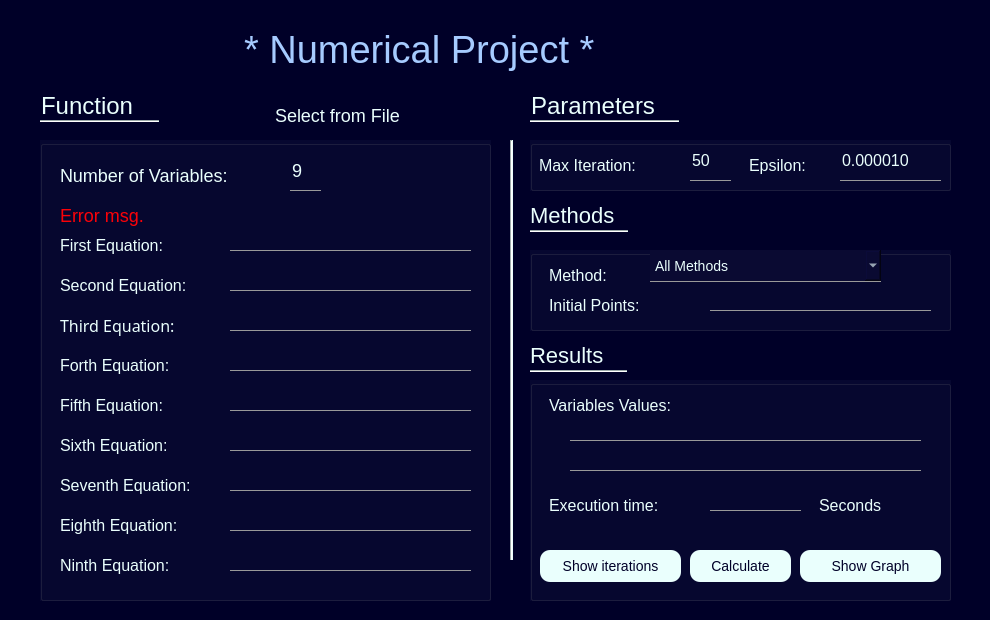
<?xml version="1.0" encoding="UTF-8"?>
<ui version="4.0">
 <class>MainWindow</class>
 <widget class="QMainWindow" name="MainWindow">
  <property name="geometry">
   <rect>
    <x>0</x>
    <y>0</y>
    <width>990</width>
    <height>620</height>
   </rect>
  </property>
  <property name="windowTitle">
   <string>MainWindow</string>
  </property>
  <property name="autoFillBackground">
   <bool>false</bool>
  </property>
  <property name="styleSheet">
   <string notr="true">background-color: rgb(0, 0, 40)</string>
  </property>
  <widget class="QWidget" name="centralWidget">
   <widget class="QLabel" name="label">
    <property name="geometry">
     <rect>
      <x>230</x>
      <y>20</y>
      <width>501</width>
      <height>60</height>
     </rect>
    </property>
    <property name="styleSheet">
     <string notr="true">background: transparent;
color: rgb(166, 203, 255);
margin: 5px;
font-size: 38px;
font-family: &quot;Lucida Console&quot;, &quot;Courier New&quot;, monospace;
</string>
    </property>
    <property name="text">
     <string>* Numerical Project *</string>
    </property>
   </widget>
   <widget class="QLabel" name="label_2">
    <property name="geometry">
     <rect>
      <x>30</x>
      <y>90</y>
      <width>131</width>
      <height>31</height>
     </rect>
    </property>
    <property name="styleSheet">
     <string notr="true">background: transparent;
color: rgb(234, 255, 253);
margin: 5px;
font-size: 24px;
font-family: &quot;Lucida Console&quot;, &quot;Courier New&quot;, monospace;
color: rgb(234, 255, 253);</string>
    </property>
    <property name="text">
     <string>Function</string>
    </property>
   </widget>
   <widget class="QCheckBox" name="checkBox">
    <property name="geometry">
     <rect>
      <x>250</x>
      <y>100</y>
      <width>211</width>
      <height>31</height>
     </rect>
    </property>
    <property name="styleSheet">
     <string notr="true">outline: none;
background: transparent;
color: rgb(234, 255, 253);
margin: 5px;
font-size: 18px;
font-family: &quot;Lucida Console&quot;, &quot;Courier New&quot;, monospace;</string>
    </property>
    <property name="text">
     <string>Select from File</string>
    </property>
   </widget>
   <widget class="Line" name="line">
    <property name="geometry">
     <rect>
      <x>40</x>
      <y>120</y>
      <width>119</width>
      <height>2</height>
     </rect>
    </property>
    <property name="styleSheet">
     <string notr="true">background-color:  rgb(234, 255, 253);</string>
    </property>
    <property name="orientation">
     <enum>Qt::Horizontal</enum>
    </property>
   </widget>
   <widget class="QGroupBox" name="groupBox">
    <property name="geometry">
     <rect>
      <x>40</x>
      <y>140</y>
      <width>451</width>
      <height>461</height>
     </rect>
    </property>
    <property name="styleSheet">
     <string notr="true">background-color: rgba(152, 189, 255, 10);</string>
    </property>
    <property name="title">
     <string/>
    </property>
    <widget class="QLabel" name="label_4">
     <property name="geometry">
      <rect>
       <x>20</x>
       <y>20</y>
       <width>221</width>
       <height>31</height>
      </rect>
     </property>
     <property name="styleSheet">
      <string notr="true">background: transparent;
color: rgb(234, 255, 253);
font-size: 18px;
font-family: &quot;Lucida Console&quot;, &quot;Courier New&quot;, monospace;</string>
     </property>
     <property name="text">
      <string>Number of Variables:</string>
     </property>
    </widget>
    <widget class="QSpinBox" name="nbOfVariables">
     <property name="geometry">
      <rect>
       <x>250</x>
       <y>10</y>
       <width>31</width>
       <height>41</height>
      </rect>
     </property>
     <property name="styleSheet">
      <string notr="true">border: 0;
border-bottom: 1px solid #999;;
background: transparent;
font-size: 18px;
font-family: &quot;Lucida Console&quot;, &quot;Courier New&quot;, monospace;
color: rgb(234, 255, 253);
text-align: center;
</string>
     </property>
     <property name="minimum">
      <number>2</number>
     </property>
     <property name="maximum">
      <number>9</number>
     </property>
     <property name="value">
      <number>9</number>
     </property>
    </widget>
    <widget class="QLabel" name="errorMsg">
     <property name="geometry">
      <rect>
       <x>20</x>
       <y>60</y>
       <width>411</width>
       <height>31</height>
      </rect>
     </property>
     <property name="styleSheet">
      <string notr="true">background: transparent;
color:rgb(252, 1, 7);
font-size: 18px;
font-family: &quot;Lucida Console&quot;, &quot;Courier New&quot;, monospace;</string>
     </property>
     <property name="text">
      <string>Error msg.</string>
     </property>
    </widget>
    <widget class="QLabel" name="labelEqu1">
     <property name="geometry">
      <rect>
       <x>20</x>
       <y>90</y>
       <width>151</width>
       <height>31</height>
      </rect>
     </property>
     <property name="styleSheet">
      <string notr="true">background: transparent;
color: rgb(234, 255, 253);
font-size: 16px;
font-family: &quot;Lucida Console&quot;, &quot;Courier New&quot;, monospace;</string>
     </property>
     <property name="text">
      <string>First Equation:</string>
     </property>
    </widget>
    <widget class="QLineEdit" name="lineEditEQ1">
     <property name="geometry">
      <rect>
       <x>190</x>
       <y>90</y>
       <width>241</width>
       <height>21</height>
      </rect>
     </property>
     <property name="styleSheet">
      <string notr="true">border: 0;
border-bottom: 1px solid #999;
background: transparent;
font-size: 12px;
font-family: &quot;Lucida Console&quot;, &quot;Courier New&quot;, monospace;
color: rgb(234, 255, 253);</string>
     </property>
     <property name="text">
      <string/>
     </property>
    </widget>
    <widget class="QLabel" name="labelEqu2">
     <property name="geometry">
      <rect>
       <x>20</x>
       <y>130</y>
       <width>161</width>
       <height>31</height>
      </rect>
     </property>
     <property name="styleSheet">
      <string notr="true">background: transparent;
color: rgb(234, 255, 253);
font-size: 16px;
font-family: &quot;Lucida Console&quot;, &quot;Courier New&quot;, monospace;</string>
     </property>
     <property name="text">
      <string>Second Equation:</string>
     </property>
    </widget>
    <widget class="QLabel" name="labelEqu3">
     <property name="geometry">
      <rect>
       <x>20</x>
       <y>170</y>
       <width>151</width>
       <height>31</height>
      </rect>
     </property>
     <property name="font">
      <font>
       <family>Lucida Console,Courier New,monospace</family>
       <pointsize>-1</pointsize>
      </font>
     </property>
     <property name="styleSheet">
      <string notr="true">background: transparent;
color: rgb(234, 255, 253);
font-size: 16px;
font-family: &quot;Lucida Console&quot;, &quot;Courier New&quot;, monospace;</string>
     </property>
     <property name="inputMethodHints">
      <set>Qt::ImhNone</set>
     </property>
     <property name="text">
      <string>Third Equation:</string>
     </property>
    </widget>
    <widget class="QLabel" name="labelEqu4">
     <property name="geometry">
      <rect>
       <x>20</x>
       <y>210</y>
       <width>151</width>
       <height>31</height>
      </rect>
     </property>
     <property name="styleSheet">
      <string notr="true">background: transparent;
color: rgb(234, 255, 253);
font-size: 16px;
font-family: &quot;Lucida Console&quot;, &quot;Courier New&quot;, monospace;</string>
     </property>
     <property name="text">
      <string>Forth Equation:</string>
     </property>
    </widget>
    <widget class="QLabel" name="labelEqu5">
     <property name="geometry">
      <rect>
       <x>20</x>
       <y>250</y>
       <width>151</width>
       <height>31</height>
      </rect>
     </property>
     <property name="styleSheet">
      <string notr="true">background: transparent;
color: rgb(234, 255, 253);
font-size: 16px;
font-family: &quot;Lucida Console&quot;, &quot;Courier New&quot;, monospace;</string>
     </property>
     <property name="text">
      <string>Fifth Equation:</string>
     </property>
    </widget>
    <widget class="QLabel" name="labelEqu6">
     <property name="geometry">
      <rect>
       <x>20</x>
       <y>290</y>
       <width>151</width>
       <height>31</height>
      </rect>
     </property>
     <property name="styleSheet">
      <string notr="true">background: transparent;
color: rgb(234, 255, 253);
font-size: 16px;
font-family: &quot;Lucida Console&quot;, &quot;Courier New&quot;, monospace;</string>
     </property>
     <property name="text">
      <string>Sixth Equation:</string>
     </property>
    </widget>
    <widget class="QLabel" name="labelEqu7">
     <property name="geometry">
      <rect>
       <x>20</x>
       <y>330</y>
       <width>161</width>
       <height>31</height>
      </rect>
     </property>
     <property name="styleSheet">
      <string notr="true">background: transparent;
color: rgb(234, 255, 253);
font-size: 16px;
font-family: &quot;Lucida Console&quot;, &quot;Courier New&quot;, monospace;</string>
     </property>
     <property name="text">
      <string>Seventh Equation:</string>
     </property>
    </widget>
    <widget class="QLabel" name="labelEqu8">
     <property name="geometry">
      <rect>
       <x>20</x>
       <y>370</y>
       <width>151</width>
       <height>31</height>
      </rect>
     </property>
     <property name="styleSheet">
      <string notr="true">background: transparent;
color: rgb(234, 255, 253);
font-size: 16px;
font-family: &quot;Lucida Console&quot;, &quot;Courier New&quot;, monospace;</string>
     </property>
     <property name="text">
      <string>Eighth Equation:</string>
     </property>
    </widget>
    <widget class="QLineEdit" name="lineEditEQ3">
     <property name="geometry">
      <rect>
       <x>190</x>
       <y>170</y>
       <width>241</width>
       <height>21</height>
      </rect>
     </property>
     <property name="styleSheet">
      <string notr="true">border: 0;
border-bottom: 1px solid #999;
background: transparent;
font-size: 12px;
font-family: &quot;Lucida Console&quot;, &quot;Courier New&quot;, monospace;
color: rgb(234, 255, 253);</string>
     </property>
    </widget>
    <widget class="QLineEdit" name="lineEditEQ4">
     <property name="geometry">
      <rect>
       <x>190</x>
       <y>210</y>
       <width>241</width>
       <height>21</height>
      </rect>
     </property>
     <property name="styleSheet">
      <string notr="true">border: 0;
border-bottom: 1px solid #999;
background: transparent;
font-size: 12px;
font-family: &quot;Lucida Console&quot;, &quot;Courier New&quot;, monospace;
color: rgb(234, 255, 253);</string>
     </property>
    </widget>
    <widget class="QLineEdit" name="lineEditEQ5">
     <property name="geometry">
      <rect>
       <x>190</x>
       <y>250</y>
       <width>241</width>
       <height>21</height>
      </rect>
     </property>
     <property name="styleSheet">
      <string notr="true">border: 0;
border-bottom: 1px solid #999;
background: transparent;
font-size: 12px;
font-family: &quot;Lucida Console&quot;, &quot;Courier New&quot;, monospace;
color: rgb(234, 255, 253);</string>
     </property>
    </widget>
    <widget class="QLineEdit" name="lineEditEQ6">
     <property name="geometry">
      <rect>
       <x>190</x>
       <y>290</y>
       <width>241</width>
       <height>21</height>
      </rect>
     </property>
     <property name="styleSheet">
      <string notr="true">border: 0;
border-bottom: 1px solid #999;
background: transparent;
font-size: 12px;
font-family: &quot;Lucida Console&quot;, &quot;Courier New&quot;, monospace;
color: rgb(234, 255, 253);</string>
     </property>
    </widget>
    <widget class="QLineEdit" name="lineEditEQ7">
     <property name="geometry">
      <rect>
       <x>190</x>
       <y>330</y>
       <width>241</width>
       <height>21</height>
      </rect>
     </property>
     <property name="styleSheet">
      <string notr="true">border: 0;
border-bottom: 1px solid #999;
background: transparent;
font-size: 12px;
font-family: &quot;Lucida Console&quot;, &quot;Courier New&quot;, monospace;
color: rgb(234, 255, 253);</string>
     </property>
    </widget>
    <widget class="QLineEdit" name="lineEditEQ8">
     <property name="geometry">
      <rect>
       <x>190</x>
       <y>370</y>
       <width>241</width>
       <height>21</height>
      </rect>
     </property>
     <property name="styleSheet">
      <string notr="true">border: 0;
border-bottom: 1px solid #999;
background: transparent;
font-size: 12px;
font-family: &quot;Lucida Console&quot;, &quot;Courier New&quot;, monospace;
color: rgb(234, 255, 253);</string>
     </property>
    </widget>
    <widget class="QLineEdit" name="lineEditEQ2">
     <property name="geometry">
      <rect>
       <x>190</x>
       <y>130</y>
       <width>241</width>
       <height>21</height>
      </rect>
     </property>
     <property name="styleSheet">
      <string notr="true">border: 0;
border-bottom: 1px solid #999;
background: transparent;
font-size: 12px;
font-family: &quot;Lucida Console&quot;, &quot;Courier New&quot;, monospace;
color: rgb(234, 255, 253);</string>
     </property>
     <property name="text">
      <string/>
     </property>
    </widget>
    <widget class="QLabel" name="labelEqu9">
     <property name="geometry">
      <rect>
       <x>20</x>
       <y>410</y>
       <width>151</width>
       <height>31</height>
      </rect>
     </property>
     <property name="styleSheet">
      <string notr="true">background: transparent;
color: rgb(234, 255, 253);
font-size: 16px;
font-family: &quot;Lucida Console&quot;, &quot;Courier New&quot;, monospace;</string>
     </property>
     <property name="text">
      <string>Ninth Equation:</string>
     </property>
    </widget>
    <widget class="QLineEdit" name="lineEditEQ9">
     <property name="geometry">
      <rect>
       <x>190</x>
       <y>410</y>
       <width>241</width>
       <height>21</height>
      </rect>
     </property>
     <property name="styleSheet">
      <string notr="true">border: 0;
border-bottom: 1px solid #999;
background: transparent;
font-size: 12px;
font-family: &quot;Lucida Console&quot;, &quot;Courier New&quot;, monospace;
color: rgb(234, 255, 253);</string>
     </property>
    </widget>
   </widget>
   <widget class="QLabel" name="label_7">
    <property name="geometry">
     <rect>
      <x>520</x>
      <y>90</y>
      <width>161</width>
      <height>31</height>
     </rect>
    </property>
    <property name="styleSheet">
     <string notr="true">background: transparent;
color: rgb(234, 255, 253);
margin: 5px;
font-size: 24px;
font-family: &quot;Lucida Console&quot;, &quot;Courier New&quot;, monospace;
color: rgb(234, 255, 253);</string>
    </property>
    <property name="text">
     <string>Parameters</string>
    </property>
   </widget>
   <widget class="Line" name="line_2">
    <property name="geometry">
     <rect>
      <x>530</x>
      <y>120</y>
      <width>149</width>
      <height>2</height>
     </rect>
    </property>
    <property name="styleSheet">
     <string notr="true">background-color:  rgb(234, 255, 253);</string>
    </property>
    <property name="orientation">
     <enum>Qt::Horizontal</enum>
    </property>
   </widget>
   <widget class="QGroupBox" name="parametersGroup">
    <property name="geometry">
     <rect>
      <x>530</x>
      <y>140</y>
      <width>421</width>
      <height>51</height>
     </rect>
    </property>
    <property name="styleSheet">
     <string notr="true">background-color: rgba(152, 189, 255, 10);</string>
    </property>
    <property name="title">
     <string/>
    </property>
    <widget class="QLabel" name="label_5">
     <property name="geometry">
      <rect>
       <x>0</x>
       <y>10</y>
       <width>151</width>
       <height>31</height>
      </rect>
     </property>
     <property name="styleSheet">
      <string notr="true">background: transparent;
color: rgb(234, 255, 253);
margin: 5px;
font-size: 16px;
font-family: &quot;Lucida Console&quot;, &quot;Courier New&quot;, monospace;
color: rgb(234, 255, 253);</string>
     </property>
     <property name="text">
      <string>Max Iteration:</string>
     </property>
    </widget>
    <widget class="QSpinBox" name="maxIterations">
     <property name="geometry">
      <rect>
       <x>160</x>
       <y>0</y>
       <width>41</width>
       <height>41</height>
      </rect>
     </property>
     <property name="styleSheet">
      <string notr="true">border: 0;
border-bottom: 1px solid #999;
background: transparent;
font-size: 16px;
font-family: &quot;Lucida Console&quot;, &quot;Courier New&quot;, monospace;
color: rgb(234, 255, 253);</string>
     </property>
     <property name="minimum">
      <number>5</number>
     </property>
     <property name="maximum">
      <number>100000000</number>
     </property>
     <property name="value">
      <number>50</number>
     </property>
    </widget>
    <widget class="QLabel" name="label_6">
     <property name="geometry">
      <rect>
       <x>210</x>
       <y>10</y>
       <width>91</width>
       <height>31</height>
      </rect>
     </property>
     <property name="styleSheet">
      <string notr="true">background: transparent;
color: rgb(234, 255, 253);
margin: 5px;
font-size: 16px;
font-family: &quot;Lucida Console&quot;, &quot;Courier New&quot;, monospace;
color: rgb(234, 255, 253);</string>
     </property>
     <property name="text">
      <string>Epsilon:</string>
     </property>
    </widget>
    <widget class="QDoubleSpinBox" name="Epsilon">
     <property name="geometry">
      <rect>
       <x>310</x>
       <y>0</y>
       <width>101</width>
       <height>41</height>
      </rect>
     </property>
     <property name="styleSheet">
      <string notr="true">border: 0;
border-bottom: 1px solid #999;
background: transparent;
outline: none;
font-size: 16px;
font-family: &quot;Lucida Console&quot;, &quot;Courier New&quot;, monospace;
color: rgb(234, 255, 253);</string>
     </property>
     <property name="decimals">
      <number>6</number>
     </property>
     <property name="minimum">
      <double>0.000001000000000</double>
     </property>
     <property name="maximum">
      <double>1.000000000000000</double>
     </property>
     <property name="singleStep">
      <double>0.001000000000000</double>
     </property>
     <property name="value">
      <double>0.000010000000000</double>
     </property>
    </widget>
   </widget>
   <widget class="Line" name="line_3">
    <property name="geometry">
     <rect>
      <x>510</x>
      <y>140</y>
      <width>3</width>
      <height>420</height>
     </rect>
    </property>
    <property name="styleSheet">
     <string notr="true">background-color:  rgb(234, 255, 253);</string>
    </property>
    <property name="orientation">
     <enum>Qt::Vertical</enum>
    </property>
   </widget>
   <widget class="QLabel" name="label_8">
    <property name="geometry">
     <rect>
      <x>520</x>
      <y>200</y>
      <width>111</width>
      <height>31</height>
     </rect>
    </property>
    <property name="styleSheet">
     <string notr="true">background: transparent;
color: rgb(234, 255, 253);
margin: 5px;
font-size: 22px;
font-family: &quot;Lucida Console&quot;, &quot;Courier New&quot;, monospace;
color: rgb(234, 255, 253);</string>
    </property>
    <property name="text">
     <string>Methods</string>
    </property>
   </widget>
   <widget class="Line" name="line_4">
    <property name="geometry">
     <rect>
      <x>530</x>
      <y>230</y>
      <width>98</width>
      <height>2</height>
     </rect>
    </property>
    <property name="styleSheet">
     <string notr="true">background-color:  rgb(234, 255, 253);</string>
    </property>
    <property name="orientation">
     <enum>Qt::Horizontal</enum>
    </property>
   </widget>
   <widget class="QGroupBox" name="MethodsGroup">
    <property name="geometry">
     <rect>
      <x>530</x>
      <y>250</y>
      <width>421</width>
      <height>81</height>
     </rect>
    </property>
    <property name="styleSheet">
     <string notr="true">background-color: rgba(152, 189, 255, 10);</string>
    </property>
    <property name="title">
     <string/>
    </property>
    <widget class="QLabel" name="label_9">
     <property name="geometry">
      <rect>
       <x>10</x>
       <y>10</y>
       <width>101</width>
       <height>31</height>
      </rect>
     </property>
     <property name="styleSheet">
      <string notr="true">background: transparent;
color: rgb(234, 255, 253);
margin: 5px;
font-size: 16px;
font-family: &quot;Lucida Console&quot;, &quot;Courier New&quot;, monospace;
color: rgb(234, 255, 253);</string>
     </property>
     <property name="text">
      <string>Method:</string>
     </property>
    </widget>
    <widget class="QComboBox" name="method">
     <property name="geometry">
      <rect>
       <x>120</x>
       <y>0</y>
       <width>231</width>
       <height>32</height>
      </rect>
     </property>
     <property name="styleSheet">
      <string notr="true">border: 0;
border-bottom: 1px solid #999;
background-color: rgb(10, 10, 50);
font-size: 14px;
font-family: &quot;Lucida Console&quot;, &quot;Courier New&quot;, monospace;
color: rgb(234, 255, 253);</string>
     </property>
     <property name="currentText">
      <string>All Methods</string>
     </property>
     <item>
      <property name="text">
       <string>All Methods</string>
      </property>
     </item>
     <item>
      <property name="text">
       <string>Gaussian-Elimination</string>
      </property>
     </item>
     <item>
      <property name="text">
       <string>LU decomposition</string>
      </property>
     </item>
     <item>
      <property name="text">
       <string>Gaussian- Jordan</string>
      </property>
     </item>
     <item>
      <property name="text">
       <string>Gauss-Seidel</string>
      </property>
     </item>
    </widget>
    <widget class="QLabel" name="initialLabel">
     <property name="geometry">
      <rect>
       <x>10</x>
       <y>40</y>
       <width>161</width>
       <height>31</height>
      </rect>
     </property>
     <property name="styleSheet">
      <string notr="true">background: transparent;
color: rgb(234, 255, 253);
margin: 5px;
font-size: 16px;
font-family: &quot;Lucida Console&quot;, &quot;Courier New&quot;, monospace;
color: rgb(234, 255, 253);</string>
     </property>
     <property name="text">
      <string>Initial Points:</string>
     </property>
    </widget>
    <widget class="QLineEdit" name="initialPointsInput">
     <property name="geometry">
      <rect>
       <x>180</x>
       <y>40</y>
       <width>221</width>
       <height>21</height>
      </rect>
     </property>
     <property name="styleSheet">
      <string notr="true">border: 0;
border-bottom: 1px solid #999;
background: transparent;
font-size: 12px;
font-family: &quot;Lucida Console&quot;, &quot;Courier New&quot;, monospace;
color: rgb(234, 255, 253);</string>
     </property>
     <property name="text">
      <string/>
     </property>
    </widget>
   </widget>
   <widget class="QLabel" name="label_10">
    <property name="geometry">
     <rect>
      <x>520</x>
      <y>340</y>
      <width>111</width>
      <height>31</height>
     </rect>
    </property>
    <property name="styleSheet">
     <string notr="true">background: transparent;
color: rgb(234, 255, 253);
margin: 5px;
font-size: 22px;
font-family: &quot;Lucida Console&quot;, &quot;Courier New&quot;, monospace;
color: rgb(234, 255, 253);</string>
    </property>
    <property name="text">
     <string>Results</string>
    </property>
   </widget>
   <widget class="Line" name="line_5">
    <property name="geometry">
     <rect>
      <x>530</x>
      <y>370</y>
      <width>97</width>
      <height>2</height>
     </rect>
    </property>
    <property name="styleSheet">
     <string notr="true">background-color:  rgb(234, 255, 253);</string>
    </property>
    <property name="orientation">
     <enum>Qt::Horizontal</enum>
    </property>
   </widget>
   <widget class="QGroupBox" name="groupBox_2">
    <property name="geometry">
     <rect>
      <x>530</x>
      <y>380</y>
      <width>421</width>
      <height>221</height>
     </rect>
    </property>
    <property name="styleSheet">
     <string notr="true">background-color: rgba(152, 189, 255, 10);</string>
    </property>
    <property name="title">
     <string/>
    </property>
    <widget class="QLabel" name="label_11">
     <property name="geometry">
      <rect>
       <x>10</x>
       <y>10</y>
       <width>181</width>
       <height>31</height>
      </rect>
     </property>
     <property name="styleSheet">
      <string notr="true">background: transparent;
color: rgb(234, 255, 253);
margin: 5px;
font-size: 16px;
font-family: &quot;Lucida Console&quot;, &quot;Courier New&quot;, monospace;
color: rgb(234, 255, 253);</string>
     </property>
     <property name="text">
      <string>Variables Values:</string>
     </property>
    </widget>
    <widget class="QLineEdit" name="valuesResult1">
     <property name="geometry">
      <rect>
       <x>40</x>
       <y>40</y>
       <width>351</width>
       <height>21</height>
      </rect>
     </property>
     <property name="styleSheet">
      <string notr="true">border: 0;
border-bottom: 1px solid #999;
background: transparent;
font-size: 14px;
font-family: &quot;Lucida Console&quot;, &quot;Courier New&quot;, monospace;
color: rgb(234, 255, 253);</string>
     </property>
     <property name="text">
      <string/>
     </property>
    </widget>
    <widget class="QLineEdit" name="valuesResult2">
     <property name="geometry">
      <rect>
       <x>40</x>
       <y>70</y>
       <width>351</width>
       <height>21</height>
      </rect>
     </property>
     <property name="styleSheet">
      <string notr="true">border: 0;
border-bottom: 1px solid #999;
background: transparent;
font-size: 14px;
font-family: &quot;Lucida Console&quot;, &quot;Courier New&quot;, monospace;
color: rgb(234, 255, 253);</string>
     </property>
     <property name="text">
      <string/>
     </property>
    </widget>
    <widget class="QLabel" name="execTimeLabel">
     <property name="geometry">
      <rect>
       <x>10</x>
       <y>110</y>
       <width>161</width>
       <height>31</height>
      </rect>
     </property>
     <property name="styleSheet">
      <string notr="true">background: transparent;
color: rgb(234, 255, 253);
margin: 5px;
font-size: 16px;
font-family: &quot;Lucida Console&quot;, &quot;Courier New&quot;, monospace;
color: rgb(234, 255, 253);</string>
     </property>
     <property name="text">
      <string>Execution time:</string>
     </property>
    </widget>
    <widget class="QLineEdit" name="excutionTime">
     <property name="geometry">
      <rect>
       <x>180</x>
       <y>110</y>
       <width>91</width>
       <height>21</height>
      </rect>
     </property>
     <property name="styleSheet">
      <string notr="true">border: 0;
border-bottom: 1px solid #999;
background: transparent;
font-size: 14px;
font-family: &quot;Lucida Console&quot;, &quot;Courier New&quot;, monospace;
color: rgb(234, 255, 253);</string>
     </property>
     <property name="text">
      <string/>
     </property>
    </widget>
    <widget class="QLabel" name="SecondsLabel">
     <property name="geometry">
      <rect>
       <x>280</x>
       <y>110</y>
       <width>91</width>
       <height>31</height>
      </rect>
     </property>
     <property name="styleSheet">
      <string notr="true">background: transparent;
color: rgb(234, 255, 253);
margin: 5px;
font-size: 16px;
font-family: &quot;Lucida Console&quot;, &quot;Courier New&quot;, monospace;
color: rgb(234, 255, 253);</string>
     </property>
     <property name="text">
      <string>Seconds</string>
     </property>
    </widget>
    <widget class="QPushButton" name="showIterations">
     <property name="geometry">
      <rect>
       <x>10</x>
       <y>170</y>
       <width>141</width>
       <height>32</height>
      </rect>
     </property>
     <property name="styleSheet">
      <string notr="true">border-radius: 10px;
background-color: rgb(234, 255, 253);
font-size: 14px;
font-family: &quot;Lucida Console&quot;, &quot;Courier New&quot;, monospace;
color: rgb(0, 0, 40);
</string>
     </property>
     <property name="text">
      <string>Show iterations</string>
     </property>
    </widget>
    <widget class="QPushButton" name="calculate">
     <property name="geometry">
      <rect>
       <x>160</x>
       <y>170</y>
       <width>101</width>
       <height>32</height>
      </rect>
     </property>
     <property name="styleSheet">
      <string notr="true">border-radius: 10px;
background-color: rgb(234, 255, 253);
font-size: 14px;
font-family: &quot;Lucida Console&quot;, &quot;Courier New&quot;, monospace;
color: rgb(0, 0, 40);
</string>
     </property>
     <property name="text">
      <string>Calculate</string>
     </property>
    </widget>
    <widget class="QPushButton" name="showGraph">
     <property name="geometry">
      <rect>
       <x>270</x>
       <y>170</y>
       <width>141</width>
       <height>32</height>
      </rect>
     </property>
     <property name="styleSheet">
      <string notr="true">border-radius: 10px;
background-color: rgb(234, 255, 253);
font-size: 14px;
font-family: &quot;Lucida Console&quot;, &quot;Courier New&quot;, monospace;
color: rgb(0, 0, 40);
</string>
     </property>
     <property name="text">
      <string>Show Graph</string>
     </property>
    </widget>
   </widget>
  </widget>
 </widget>
 <layoutdefault spacing="6" margin="11"/>
 <resources/>
 <connections/>
</ui>
